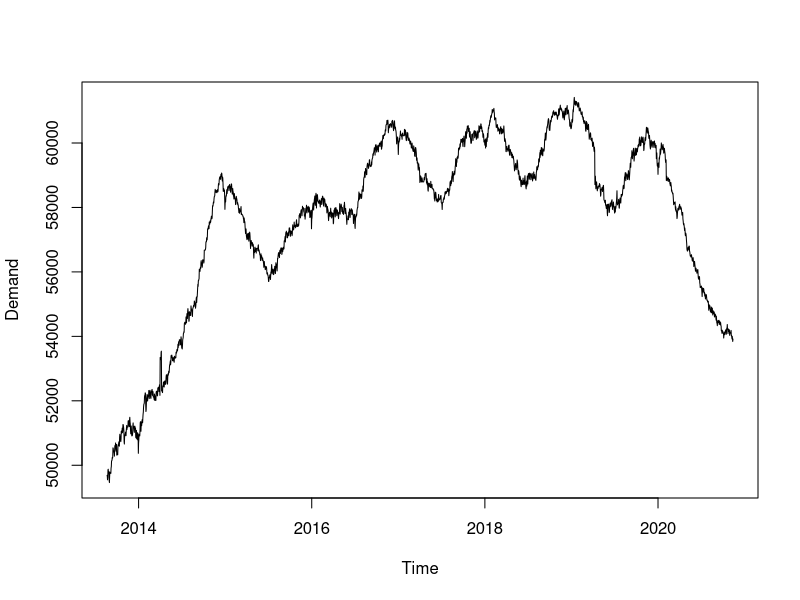
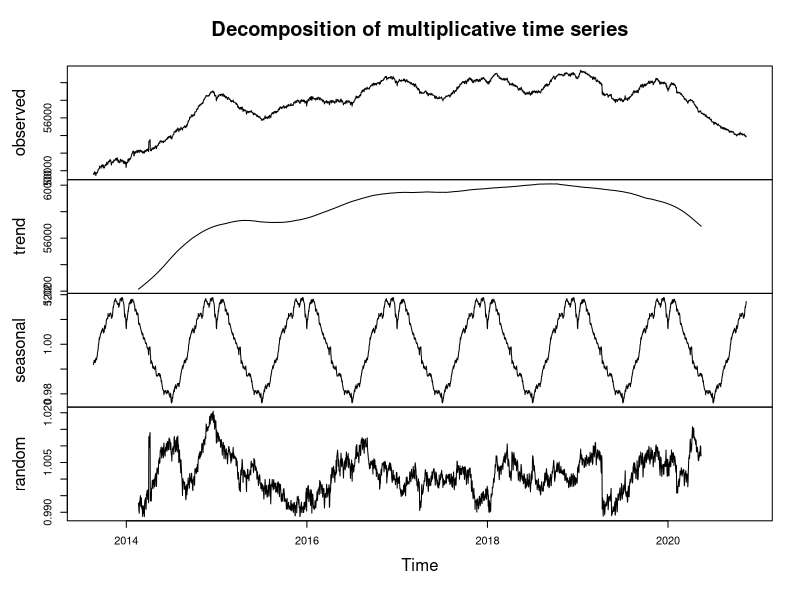
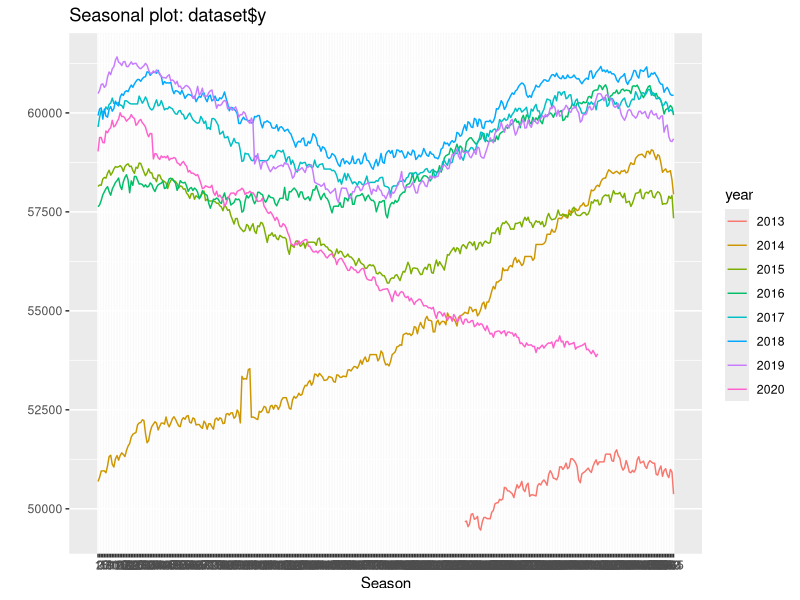

Source code (R) for these figures, in order:
data = read.csv("DHS_Daily_Report.csv")

data$Date = strptime(data$Date, "%m/%d/%Y")
data$Date = format(data$Date, "%Y-%m-%d")
data$Date = as.Date(data$Date)

library(dplyr)
data = data %>% select(Date, Total.Individuals.in.Shelter, Easter, 
                       Thanksgiving, Christmas)

colnames(data)[2] <- "y"

future = subset(data, data$Date > "2020-11-11")
dataset = subset(data, data$Date <= "2020-11-11")



library(lubridate)
dataset$y <- ts(dataset$y, 
                frequency = 365, 
                start=c(2013,yday(head(dataset$Date,1))))

plot(dataset$y, ylab="Demand", xlab="Time")

# Seasonal Decomposition
decomposition = decompose(dataset$y, type="multiplicative")
plot(decomposition)


# other plots
# install.packages("forecast")
library(forecast)
ggseasonplot(dataset$y)












